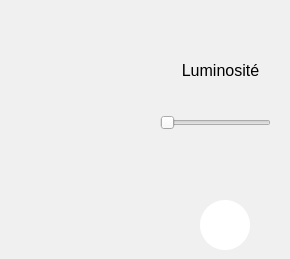
       <widget class="QWidget" name="settings">
        <property name="styleSheet">
         <string notr="true">background-color : #F0F0F0;</string>
        </property>
        <widget class="QSlider" name="brightnessSlider">
         <property name="geometry">
          <rect>
           <x>160</x>
           <y>110</y>
           <width>111</width>
           <height>25</height>
          </rect>
         </property>
         <property name="styleSheet">
          <string notr="true">QSlider::handle:horizontal {
    background-color: transparent;
    background-image: url('/ressources/generic/engrenage_orange.png');
}

QSlider::handle:vertical {
    background: #5c5c5c; /* Couleur de fond du bouton */
    border: 1px solid #5c5c5c; /* Couleur de bordure, ajustez selon besoin */
    height: 30px; /* Hauteur du bouton pour slider vertical */
    margin: 0 -10px; /* Extension au-delà du groove, ajustez selon besoin */
    border-radius: 15px; /* Rend le bouton rond */
}
</string>
         </property>
         <property name="maximum">
          <number>255</number>
         </property>
         <property name="orientation">
          <enum>Qt::Horizontal</enum>
         </property>
        </widget>
        <widget class="QLabel" name="label_21">
         <property name="geometry">
          <rect>
           <x>160</x>
           <y>50</y>
           <width>121</width>
           <height>41</height>
          </rect>
         </property>
         <property name="styleSheet">
          <string notr="true">color: black;
font-size: 16px;</string>
         </property>
         <property name="text">
          <string>Luminosité</string>
         </property>
         <property name="alignment">
          <set>Qt::AlignCenter</set>
         </property>
        </widget>
        <widget class="QPushButton" name="powerButton">
         <property name="geometry">
          <rect>
           <x>200</x>
           <y>200</y>
           <width>50</width>
           <height>50</height>
          </rect>
         </property>
         <property name="styleSheet">
          <string notr="true">background-color: white;
border-radius: 25px;</string>
         </property>
         <property name="text">
          <string/>
         </property>
         <property name="icon">
          <iconset>
           <normaloff>ressources/generic/power.png</normaloff>ressources/generic/power.png</iconset>
         </property>
         <property name="iconSize">
          <size>
           <width>30</width>
           <height>30</height>
          </size>
         </property>
        </widget>
       </widget>
